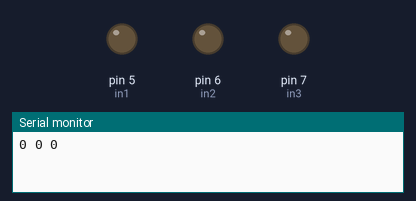
The sketch below on a simulated Arduino Uno, built with avr-gcc and run on an emulated ATmega328P. Shown: output pins drawn as LEDs (lit = HIGH), the last lines printed to the serial monitor.

Above: at 0.5 s.
At 2.5 s:
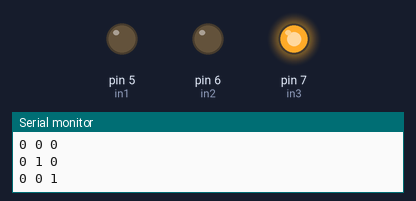
At 3.5 s:
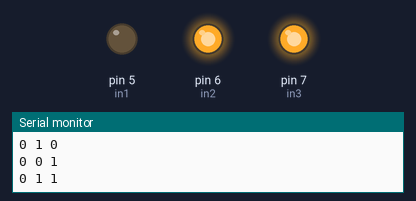
At 4.5 s:
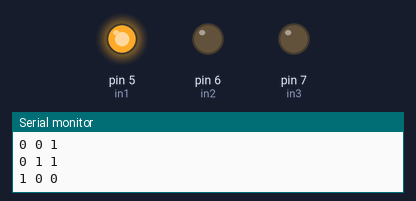
At 6.5 s:
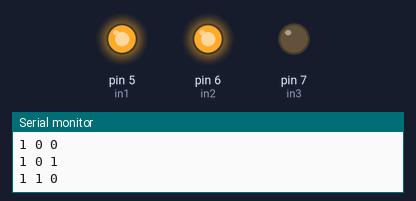
At 9.5 s:
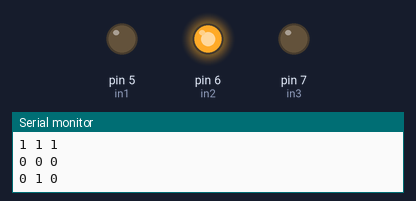
Timing chart, 0 to 10.4 s (numbered marks = the images above):
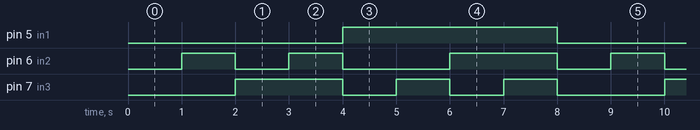

Measured:
- by itself, pin 5 (in1): alternates HIGH for 4.0 s and LOW for 4.0 s
- by itself, pin 6 (in2): repeats every 8.0 s: LOW 1.0 s, HIGH 1.0 s, LOW 2.0 s, HIGH 2.0 s, LOW 1.0 s, HIGH 1.0 s
- by itself, pin 7 (in3): repeats every 8.0 s: 2 × (LOW 1.0 s, HIGH 1.0 s), LOW 2.0 s, HIGH 2.0 s

The sketch:

switchTest_0.ino
```cpp
#define in1 5
#define in2 6
#define in3 7


void setup() {
  Serial.begin(9600);

  pinMode(in1, OUTPUT);
  pinMode(in2, OUTPUT);
  pinMode(in3, OUTPUT);


}

void loop() {
  digitalWrite(in1, LOW);
  digitalWrite(in2, LOW);
  digitalWrite(in3, LOW);
  Serial.println("0 0 0");

  delay(1000);

  digitalWrite(in1, LOW);
  digitalWrite(in2, HIGH);
  digitalWrite(in3, LOW);
  Serial.println("0 1 0");


  delay(1000);

  digitalWrite(in1, LOW);
  digitalWrite(in2, LOW);
  digitalWrite(in3, HIGH);
  Serial.println("0 0 1");


  delay(1000);

  digitalWrite(in1, LOW);
  digitalWrite(in2, HIGH);
  digitalWrite(in3, HIGH);
  Serial.println("0 1 1");

  delay(1000);


  digitalWrite(in1, HIGH);
  digitalWrite(in2, LOW);
  digitalWrite(in3, LOW);
  Serial.println("1 0 0");


  delay(1000);

  digitalWrite(in1, HIGH);
  digitalWrite(in2, LOW);
  digitalWrite(in3, HIGH);
  Serial.println("1 0 1");

  delay(1000);

  digitalWrite(in1, HIGH);
  digitalWrite(in2, HIGH);
  digitalWrite(in3, LOW);
  Serial.println("1 1 0");

  delay(1000);

  digitalWrite(in1, HIGH);
  digitalWrite(in2, HIGH);
  digitalWrite(in3, HIGH);
  Serial.println("1 1 1");

  delay(1000);

}
```
